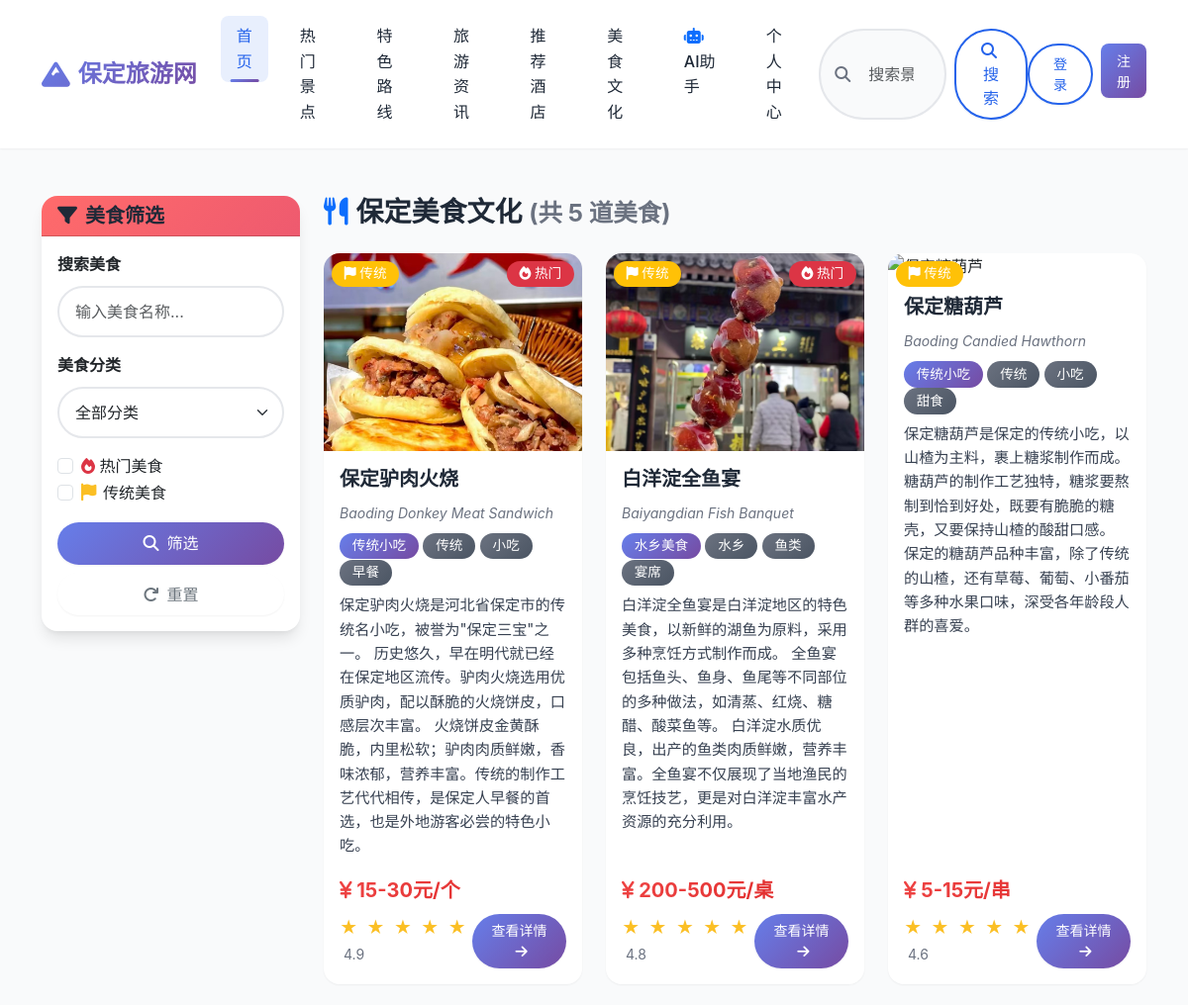
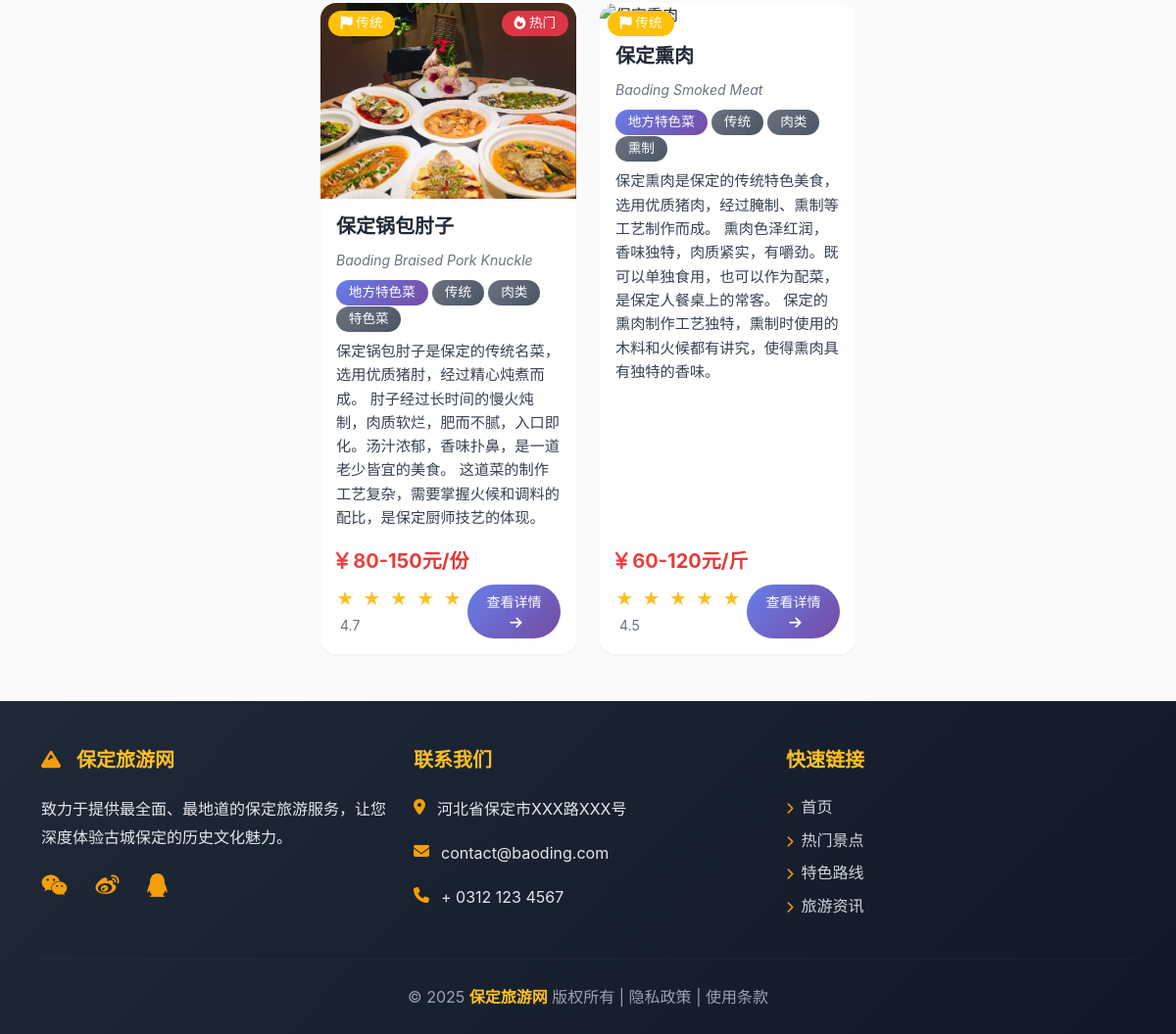
The page /foods/ on the database as committed earlier (2 pictures, top to bottom).
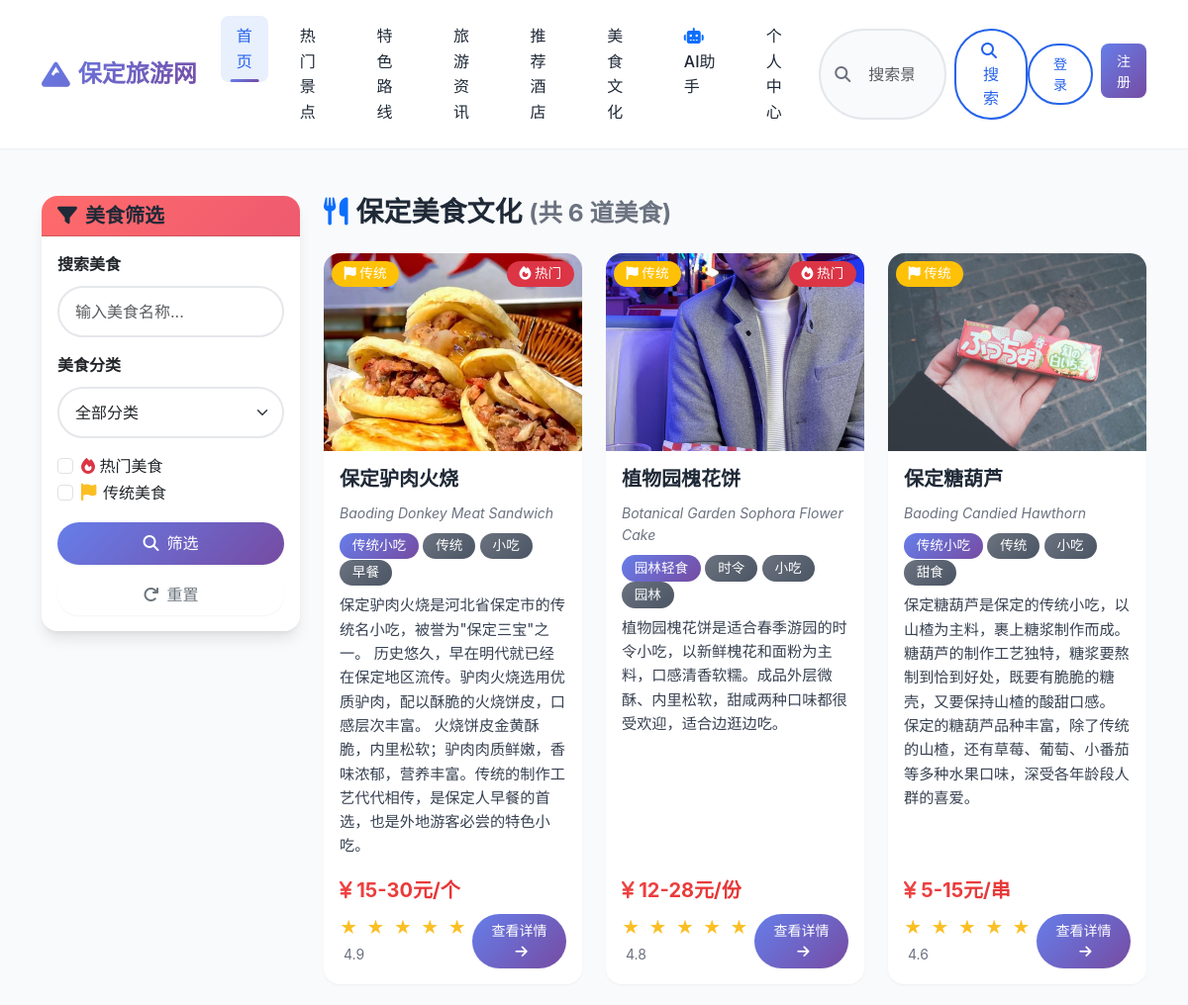
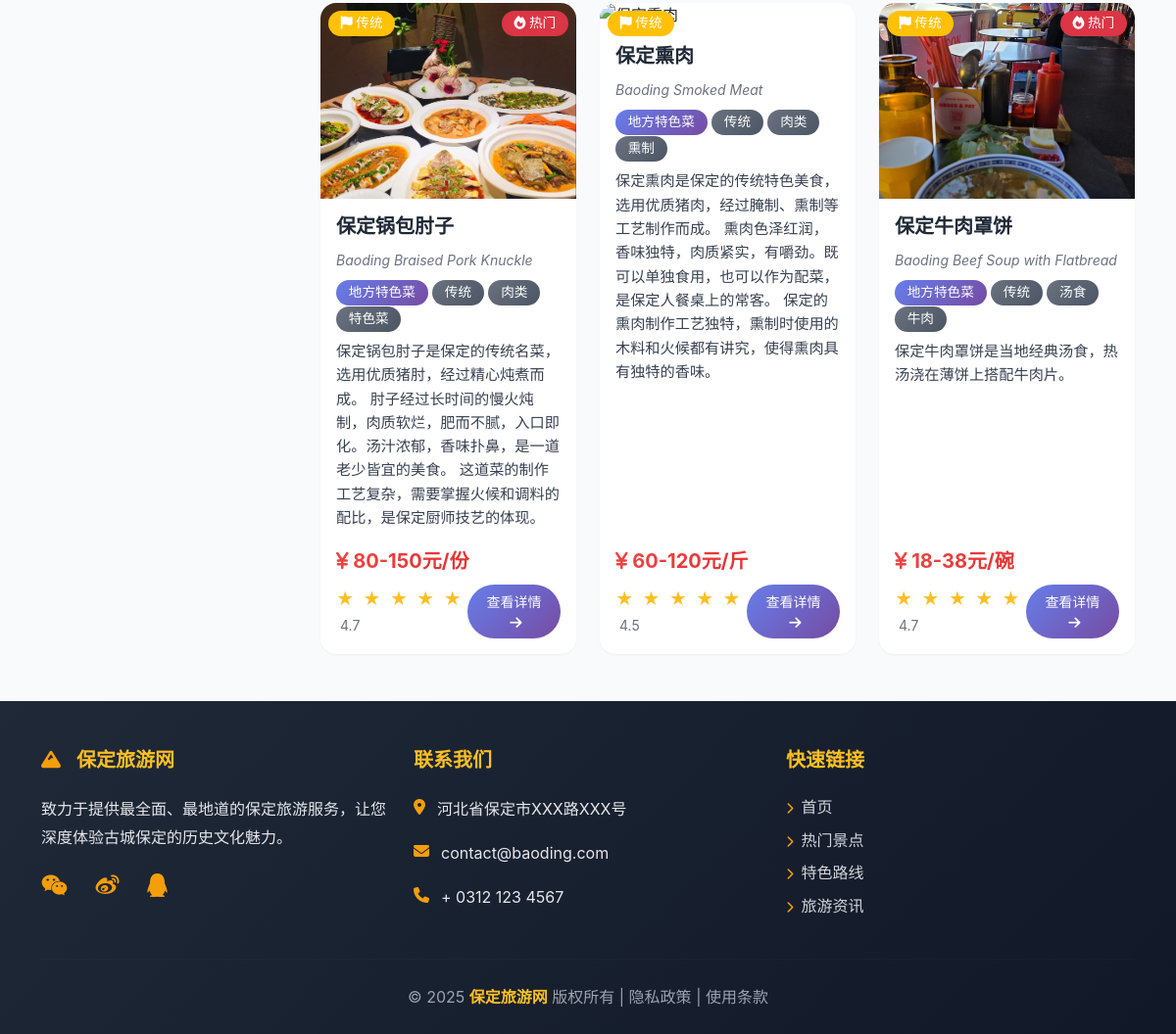
The same page on the database as committed later (2 pictures, top to bottom).
### apps/foods/models.py (models this page shows, shortened)
class Food(models.Model):
    category = models.ForeignKey(
        FoodCategory,
        on_delete=models.SET_NULL,
        null=True,
        blank=True,
        related_name='foods',
        verbose_name="美食分类"
    )
    name = models.CharField(max_length=100, verbose_name="美食名称")
    english_name = models.CharField(max_length=100, blank=True, null=True, verbose_name="英文名称")
    description = models.TextField(verbose_name="美食介绍")
    ingredients = models.TextField(blank=True, null=True, verbose_name="主要食材")
    cooking_method = models.TextField(blank=True, null=True, verbose_name="制作方法")
    cultural_background = models.TextField(blank=True, null=True, verbose_name="文化背景")
    cover_image = models.ImageField(upload_to='food_covers/', verbose_name="封面图")
    price_range = models.CharField(max_length=50, blank=True, null=True, verbose_name="价格区间")
    average_price = models.DecimalField(max_digits=10, decimal_places=2, blank=True, null=True, verbose_name="平均价格")
    is_recommended = models.BooleanField(default=False, verbose_name="是否推荐")
    is_hot = models.BooleanField(default=False, verbose_name="是否热门")
    is_traditional = models.BooleanField(default=False, verbose_name="是否传统美食")
    rating = models.DecimalField(max_digits=3, decimal_places=1, default=5.0, verbose_name="评分")
    views_count = models.PositiveIntegerField(default=0, verbose_name="浏览次数")
    tags = models.CharField(max_length=200, blank=True, null=True, verbose_name="标签（用逗号分隔）")
    recommended_restaurants = models.TextField(blank=True, null=True, verbose_name="推荐餐厅（用换行分隔）")
    created_at = models.DateTimeField(auto_now_add=True, verbose_name="创建时间")
    updated_at = models.DateTimeField(auto_now=True, verbose_name="更新时间")
    display_order = models.PositiveIntegerField(default=0, verbose_name="显示顺序")
    class Meta:
        verbose_name = "美食"
        verbose_name_plural = verbose_name
        ordering = ['display_order', '-is_hot', '-is_recommended', '-rating', '-created_at']
        indexes = [
            models.Index(fields=['category', '-is_hot', '-rating']),
            models.Index(fields=['-created_at']),
        ]
    def get_tags_list(self):
        if self.tags:
            return [tag.strip() for tag in self.tags.split(',') if tag.strip()]
        return []

class FoodCategory(models.Model):
    name = models.CharField(max_length=50, verbose_name="分类名称")
    description = models.TextField(blank=True, null=True, verbose_name="分类描述")
    icon = models.CharField(max_length=50, blank=True, null=True, verbose_name="图标类名（Font Awesome）")
    display_order = models.PositiveIntegerField(default=0, verbose_name="显示顺序")
    class Meta:
        verbose_name = "美食分类"
        verbose_name_plural = verbose_name
        ordering = ['display_order', 'name']

### apps/foods/views.py (the view, shortened to what this page needs)
# urls.py: path('', views.FoodListView.as_view(), name='list'),
class FoodListView(ListView):
    model = Food
    template_name = 'foods/list.html'
    context_object_name = 'foods'
    paginate_by = 12
    def get_queryset(self):
        queryset = Food.objects.select_related('category').prefetch_related('images').all()
        category_id = self.request.GET.get('category')
        if category_id:
            queryset = queryset.filter(category_id=category_id)
        search = self.request.GET.get('search')
        is_hot = self.request.GET.get('is_hot')
        if is_hot == '1':
            queryset = queryset.filter(is_hot=True)
        is_traditional = self.request.GET.get('is_traditional')
        if is_traditional == '1':
            queryset = queryset.filter(is_traditional=True)
        return queryset
    def get_context_data(self, **kwargs):
        context = super().get_context_data(**kwargs)
        context['categories'] = FoodCategory.objects.all()
        context['selected_category'] = self.request.GET.get('category')
        context['search'] = self.request.GET.get('search', '')
        context['is_hot'] = self.request.GET.get('is_hot')
        context['is_traditional'] = self.request.GET.get('is_traditional')
        return context

### apps/index/templatetags/index_tags.py (called while the page is built)
@register.filter
def stars(value):
    try:
        rating = float(value)
        full_stars = int(rating)
        has_half = (rating - full_stars) >= 0.5
        return {
            'full': full_stars,
            'has_half': has_half,
            'empty': 5 - full_stars - (1 if has_half else 0),
            'rating': rating
        }
    except (ValueError, TypeError):
        return {
            'full': 0,
            'has_half': False,
            'empty': 5,
            'rating': 0
        }

### templates/foods/list.html (shortened to what the changed rows need)
{% extends 'common/base.html' %}
{% load static %}
{% block content %}
<div class="container my-5">
    <div class="row">
        <div class="col-lg-9">
            <div class="d-flex justify-content-between align-items-center mb-4">
                <h3 class="mb-0">
                    <i class="fas fa-utensils text-primary me-2"></i>保定美食文化
                    <small class="text-muted">(共 {{ foods|length }} 道美食)</small>
                </h3>
            </div>
    {% if foods %}
    <div class="row g-4">
        {% for food in foods %}
        <div class="col-md-6 col-lg-4">
            <div class="card h-100 shadow-sm hover-shadow-lg transition-all">
                <div class="position-relative">
                    {% if food.cover_image %}
                    <img src="{{ food.cover_image.url }}" class="card-img-top" alt="{{ food.name }}" style="height: 200px; object-fit: cover;">
                    {% else %}
                    <div class="card-img-top bg-light d-flex align-items-center justify-content-center" style="height: 200px;">
                        <i class="fas fa-utensils fa-3x text-muted"></i>
                    </div>
                    {% endif %}
                    {% if food.is_hot %}
                    <span class="badge bg-danger position-absolute top-0 end-0 m-2">
                        <i class="fas fa-fire"></i> 热门
                    </span>
                    {% endif %}
                    {% if food.is_traditional %}
                    <span class="badge bg-warning position-absolute top-0 start-0 m-2">
                        <i class="fas fa-flag"></i> 传统
                    </span>
                    {% endif %}
                </div>
                <div class="card-body d-flex flex-column">
                    <h5 class="card-title">{{ food.name }}</h5>
                    {% if food.english_name %}
                    <p class="text-muted small mb-2"><em>{{ food.english_name }}</em></p>
                    {% endif %}
                    <div class="mb-2">
                        {% if food.category %}
                        <span class="badge bg-primary">{{ food.category.name }}</span>
                        {% endif %}
                        {% for tag in food.get_tags_list|slice:":3" %}
                        <span class="badge bg-secondary">{{ tag }}</span>
                        {% endfor %}
                    </div>
                    <p class="card-text small flex-grow-1">{{ food.description|truncatewords:15 }}</p>
                    <div class="mt-auto">
                        {% if food.price_range %}
                        <p class="text-danger fw-bold mb-2">
                            <i class="fas fa-yen-sign"></i> {{ food.price_range }}
                        </p>
                        {% endif %}
                        <div class="d-flex justify-content-between align-items-center">
                            <div>
                                <span class="text-warning small">
                                    {% load index_tags %}
                                    {% with stars=food.rating|stars %}
                                        {% for i in "12345" %}
                                            {% if forloop.counter <= stars.full %}
                                                ★
                                            {% elif forloop.counter == stars.full|add:1 and stars.has_half %}
                                                ★
                                            {% else %}
                                                ☆
                                            {% endif %}
                                        {% endfor %}
                                    {% endwith %}
                                </span>
                                <small class="text-muted ms-1">{{ food.rating|floatformat:1 }}</small>
                            </div>
                            <a href="{% url 'foods:detail' pk=food.id %}" class="btn btn-sm btn-primary rounded-pill">
                                查看详情 <i class="fas fa-arrow-right ms-1"></i>
                            </a>
                        </div>
                    </div>
                </div>
            </div>
        </div>
        {% endfor %}
    </div>
    {% else %}
    <div class="alert alert-info text-center">
        <p class="mb-0">暂无美食信息</p>
    </div>
    {% endif %}
        </div>
    </div>
</div>
{% endblock %}

Rows that differ between the two databases and show on the page:
changed Food: cover_image: a different picture; name "白洋淀全鱼宴" → "植物园槐花饼"; english_name "Baiyangdian Fish Banquet" → "Botanical Garden Sophora Flower Cake"; category.name "水乡美食" → "园林轻食"; description "白洋淀全鱼宴是白洋淀地区的特色美食，以新鲜的湖鱼为原料，采用多种烹饪方式制作而成。 全鱼宴包括鱼头、鱼身、鱼尾等不同部位的多种做法，如清蒸、红烧、糖醋、酸菜鱼等。 白洋淀水质优良，出产的鱼类肉质鲜嫩，营养丰富。全鱼宴不仅展现了当地渔民的烹饪技艺，更是对白洋淀丰富水产资源的充分利用。" → "植物园槐花饼是适合春季游园的时令小吃，以新鲜槐花和面粉为主料，口感清香软糯。成品外层微酥、内里松软，甜咸两种口味都很受欢迎，适合边逛边吃。"; price_range "200-500元/桌" → "12-28元/份"
changed Food "保定糖葫芦": cover_image: picture added
added Food: cover_image (picture), is_hot True (drawn), is_traditional True (drawn), name "保定牛肉罩饼", english_name "Baoding Beef Soup with Flatbread", category.name "地方特色菜", get_tags_list "传统" "汤食" "牛肉", description "保定牛肉罩饼是当地经典汤食，热汤浇在薄饼上搭配牛肉片。", price_range "18-38元/碗", rating "4.7"
Other text that changed with them:
{{ foods|length }}: "5" → "6"
new list line: "时令"
new list line: "小吃"
new list line: "园林"
list line gone: "水乡"
list line gone: "鱼类"
list line gone: "宴席"
